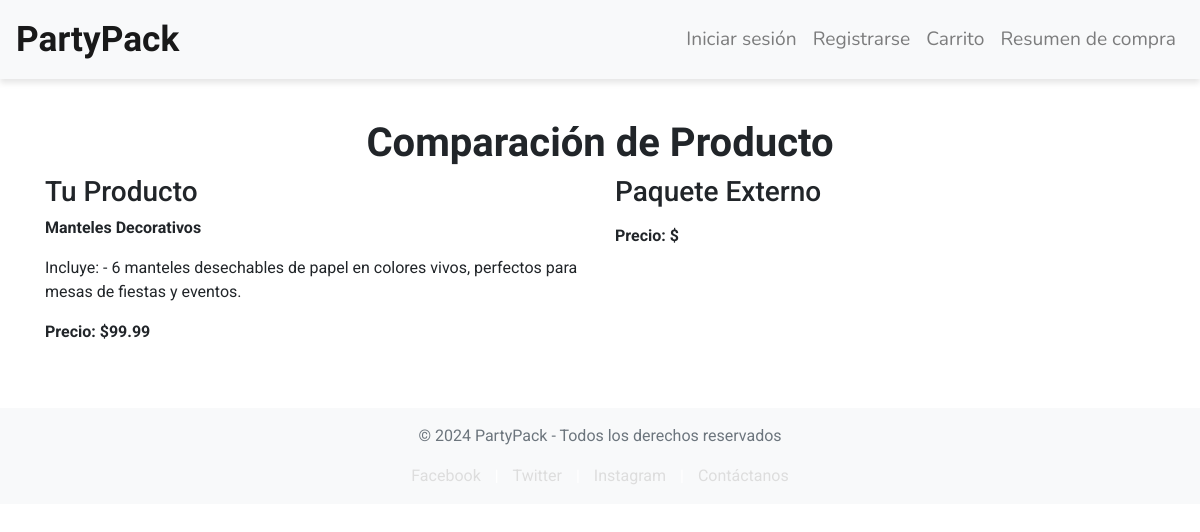
The page /comparar/13/ on the database its author committed.
### PartyPack/models.py (models this page shows, shortened)
class Producto(models.Model):
    nombre = models.CharField(max_length=100)  # Nombre del producto
    descripcion = models.TextField()  # Descripción del producto
    precio = models.DecimalField(max_digits=10, decimal_places=2)  # Precio del producto
    stock = models.PositiveIntegerField()  # Cantidad disponible en inventario
    imagen = models.ImageField(upload_to='productos/', blank=True, null=True)  # Imagen del producto
    disponibilidad = models.BooleanField(default=True)  # Indica si el producto está disponible
    paquete = models.ForeignKey(
        Paquete,
        on_delete=models.CASCADE,
        related_name="productos",
        blank=True,
        null=True
    )  # Relación opcional con un paquete
    categoria = models.CharField(max_length=100, blank=True, null=True)  # Categoría del producto

### PartyPack/views.py (the view)
# urls.py: path('comparar/<int:producto_id>/', views.comparar, name='comparar'),
def comparar(request, producto_id):
    producto = Producto.objects.get(id=producto_id)
    paquete = producto.paquete
    return render(request, 'comparar.html', {'producto': producto, 'paquete': paquete})

### PartyPack/templates/comparar.html (shortened to what this page needs)
{% extends 'base.html' %}
{% block content %}
<h1>Comparación de Producto</h1>
<div class="row">
    <div class="col-md-6">
        <h3>Tu Producto</h3>
        <p><strong>{{ producto.nombre }}</strong></p>
        <p>{{ producto.descripcion }}</p>
        <p><strong>Precio: ${{ producto.precio }}</strong></p>
    </div>
    <div class="col-md-6">
        <h3>Paquete Externo</h3>
        <p><strong>Precio: ${{ paquete.precio }}</strong></p>
    </div>
</div>
{% endblock %}

### static/css/style.css (style rules this page uses)
h1 { font-family: 'Parkinsans', sans-serif; margin-top: 40px; font-size: 2.5rem; font-weight: bold; text-align: center; }
body { font-family: 'Roboto', sans-serif; }

### rows shown on the page
Producto: nombre "Manteles Decorativos", descripcion "Incluye: - 6 manteles desechables de papel en colores vivos, perfectos para mesas de fiestas y eventos.", precio "99.99"
